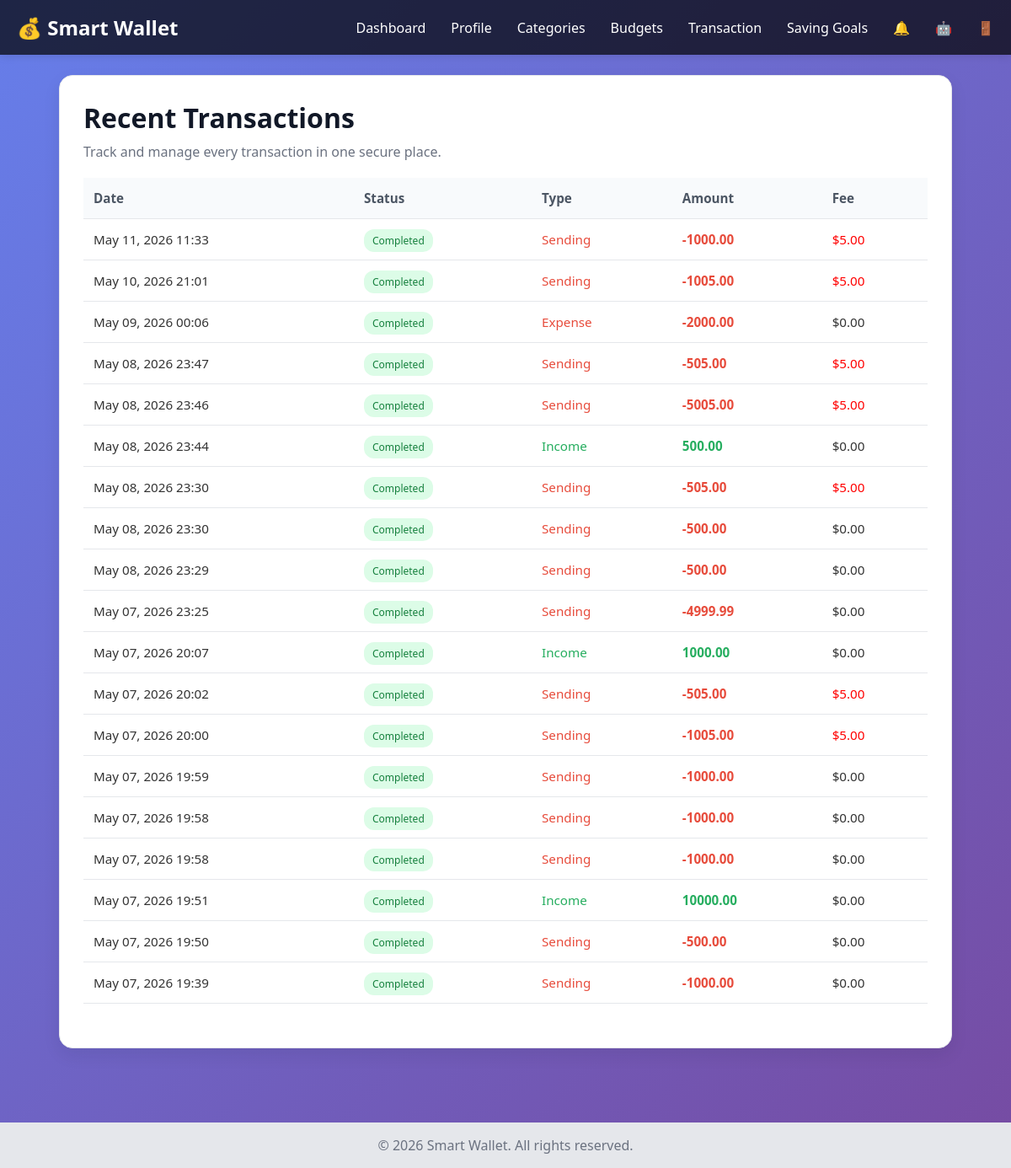
The page /transaction/transaction/ (signed in) on the database its author committed.
### transactions/models.py (models this page shows, shortened)
class Transaction(models.Model):
    TYPE_CHOICES = [
        ('income' , 'Income'),
        ('expense', 'Expense'),
        ('saving' , 'Saving'),
        ('send'   , 'Sending')
    ]
    reciever = models.ForeignKey('user.Wallet',
        on_delete=models.CASCADE,
        null = True,
        blank = True)
    fee = models.DecimalField(max_digits=10,decimal_places=2,default=0)
    wallet = models.ForeignKey('user.Wallet', on_delete=models.CASCADE, related_name='transactions')
    amount = models.DecimalField(max_digits=10, decimal_places=2)
    type = models.CharField(max_length=10, choices=TYPE_CHOICES)
    date = models.DateTimeField(auto_now_add=True)
    description = models.TextField(null=True, blank=True)
    budget = models.ForeignKey(
    'Budget',
    on_delete=models.CASCADE,
    related_name='transactions',
    null=True,
    blank=True
    )
    saving_goals = models.ForeignKey('SavingGoals'
        ,on_delete=models.CASCADE
        ,related_name='transactions'
        ,null=True
        ,blank=True)

### transactions/views.py (the view)
@login_required
def view_transaction(request):
    user = _get_current_user(request)
    if not user:
        return redirect('login')
    try:
        wallet = user.wallet
    except user_models.Wallet.DoesNotExist:
        return redirect('login')
    transactions = trans_models.Transaction.objects.filter(Q(wallet=wallet) | Q(reciever=wallet)).order_by('-date')
    return render(request, 'transaction.html', {
        'transactions': transactions,
        'user': user,
        'wallet': wallet,
        'total_balance': wallet.total_balance
    })

### transactions/views.py (called while the page is built)
@login_required
def _get_current_user(request):
    user = request.user if request.user.is_authenticated else None
    if not user:
        user_id = request.session.get('user_id')
        if user_id:
            user = User.objects.filter(id=user_id).first()
    return user

### templates/transaction.html (shortened to what this page needs)
<!DOCTYPE html>
{% load static %}
<html lang="en">
<head>
    <link rel="stylesheet" href="{% static 'css/style.css' %}" />
</head>
<body id="user-home-body">
    <header id="user-home-header">
       <nav id="user-home-nav">
            <div class="logo">💰 Smart Wallet</div>
            <ul class="nav-links">
                <li><a href="{% url 'home' %}">Dashboard</a></li>
                <li><a href="{% url 'profile' %}">Profile</a></li>
                <li><a href="{% url 'categories' %}">Categories</a></li>
                <li><a href="{% url 'budget' %}">Budgets</a></li>
                <li><a href="{% url 'add_transaction' %}">Transaction</a></li>
                <li><a href="{% url 'saving_goals' %}">Saving Goals</a></li>
                <li><a title="Notifications" href="{% url 'notifications' %}">🔔  </a></li>
                <li><a title="AI advisor" href="{% url 'advisor' %}">🤖 </a></li>
                <li><a title="logout" href="{% url 'logout' %}" >🚪</a></li>
            </ul>
        </nav>
    </header>
    <main class="transaction-container">
        <section class="transaction-card">
            <h1>Recent Transactions</h1>
            <p class="subheading">Track and manage every transaction in one secure place.</p>
            <table class="transaction-table">
                <thead>
                    <tr>
                        <th>Date</th>
                        <th>Status</th>
                        <th>Type</th>
                        <th>Amount</th>
                        <th>Fee</th>
                    </tr>
                </thead>
                <tbody>
                    {% for tx in transactions %}
                        <tr>
                            <td>{{ tx.date|date:"M d, Y H:i" }}</td>
                            <td><span class="badge badge-success">Completed</span></td>
                            <td class="type" {%if tx.type == 'income' %}style="color: #27ae60; "{% else %}style="color: #e74c3c;"{% endif %}>
                                {{ tx.get_type_display }}
                            </td>
                            <td class="amount {% if tx.type == 'send' or tx.type == 'expense' %}amount-negative{% else %}amount-positive{% endif %}"
                            {% if tx.type == 'send' or tx.type == 'expense' %}style="color: #e74c3c;"{% else %}style="color: #27ae60;"{% endif %}>
                                {% if tx.type == 'send' or tx.type == 'expense' %}-{% endif %}{{ tx.amount|floatformat:2 }}
                            </td>
                            <td {% if tx.fee %}style="color: red;"{% endif %}>
                                ${{ tx.fee|floatformat:2 }}
                            </td>
                        </tr>
                    {% empty %}
                        <tr>
                            <td colspan="5" class="empty-state">No transactions found yet. Start by adding one.</td>
                        </tr>
                    {% endfor %}
                </tbody>
            </table>
        </section>
    </main>
    <footer id="transaction-footer">
        <p>&copy; 2026 Smart Wallet. All rights reserved.</p>
    </footer>
</body>
</html>

### static/css/style.css (style rules this page uses)
* { margin: 0; padding: 0; box-sizing: border-box; }
#user-home-body { font-family: 'Segoe UI', Tahoma, Geneva, Verdana, sans-serif; background: linear-gradient(135deg, #667eea 0%, #764ba2 100%); min-height: 100vh; color: #333; }
#user-home-header { background-color: rgba(0, 0, 0, 0.7); padding: 1rem 0; box-shadow: 0 2px 10px rgba(0, 0, 0, 0.1); }
#user-home-nav { max-width: 1200px; margin: 0 auto; padding: 0 20px; display: flex; justify-content: space-between; align-items: center; }
.logo { font-size: 24px; font-weight: bold; color: #fff; }
.nav-links { display: flex; gap: 30px; list-style: none; }
.nav-links a { color: #fff; text-decoration: none; transition: color 0.3s; }
.amount-positive { color: #27ae60; }
.amount-negative { color: #e74c3c; }
footer { background-color: rgba(0, 0, 0, 0.7); color: #fff; text-align: center; padding: 20px; margin-top: 40px; }
.transaction-container { max-width: 1100px; margin: 24px auto; padding: 0 20px 60px; }
.transaction-card { background: white; border-radius: 16px; padding: 28px; box-shadow: 0 8px 20px rgba(15, 23, 42, 0.08); border: 1px solid #e5e7eb; }
.transaction-card h1 { font-size: 2rem; margin-bottom: 8px; color: #111827; }
.transaction-card .subheading { color: #6b7280; margin-bottom: 20px; font-size: 1rem; }
.transaction-table { width: 100%; border-collapse: collapse; margin-bottom: 24px; }
.transaction-table th, .transaction-table td { padding: 14px 12px; text-align: left; border-bottom: 1px solid #e5e7eb; font-size: 0.95rem; }
.transaction-table th { color: #4b5563; font-weight: 600; background: #f8fafc; }
.amount-positive { color: #16a34a; font-weight: 600; }
.amount-negative { color: #dc2626; font-weight: 600; }
#transaction-footer { background: #e5e7eb; color: #6b7280; text-align: center; padding: 16px; margin-top: 28px; }
.amount { font-size: 24px; font-weight: bold; color: #333; }
table { width: 100%; border-collapse: collapse; }
th, td { padding: 12px; text-align: left; border-bottom: 1px solid #eee; }
th { background-color: #f8f9fa; font-weight: 600; color: #333; }

### templates/transaction.html (style rules this page uses)
.badge-success { background-color: #DCFCE7; color: #15803D; padding: 5px 10px; border-radius: 12px; font-size: 12px; }

### rows shown on the page
Transaction: date "May 11, 2026 11:33", type "Sending", amount "1000.00", fee "5.00"
Transaction: date "May 10, 2026 21:01", type "Sending", amount "1005.00", fee "5.00"
Transaction: date "May 09, 2026 00:06", type "Expense", amount "2000.00", fee "0.00"
Transaction: date "May 08, 2026 23:47", type "Sending", amount "505.00", fee "5.00"
Transaction: date "May 08, 2026 23:46", type "Sending", amount "5005.00", fee "5.00"
Transaction: date "May 08, 2026 23:44", type "Income", amount "500.00", fee "0.00"
Transaction: date "May 08, 2026 23:30", type "Sending", amount "505.00", fee "5.00"
Transaction: date "May 08, 2026 23:30", type "Sending", amount "500.00", fee "0.00"
Transaction: date "May 08, 2026 23:29", type "Sending", amount "500.00", fee "0.00"
Transaction: date "May 07, 2026 23:25", type "Sending", amount "4999.99", fee "0.00"
Transaction: date "May 07, 2026 20:07", type "Income", amount "1000.00", fee "0.00"
Transaction: date "May 07, 2026 20:02", type "Sending", amount "505.00", fee "5.00"
Transaction: date "May 07, 2026 20:00", type "Sending", amount "1005.00", fee "5.00"
Transaction: date "May 07, 2026 19:59", type "Sending", amount "1000.00", fee "0.00"
Transaction: date "May 07, 2026 19:58", type "Sending", amount "1000.00", fee "0.00"
Transaction: date "May 07, 2026 19:58", type "Sending", amount "1000.00", fee "0.00"
Transaction: date "May 07, 2026 19:51", type "Income", amount "10000.00", fee "0.00"
Transaction: date "May 07, 2026 19:50", type "Sending", amount "500.00", fee "0.00"
Transaction: date "May 07, 2026 19:39", type "Sending", amount "1000.00", fee "0.00"
